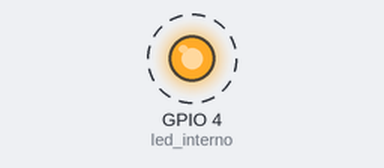
Simulated run of this program. Board: ESP32 board running MicroPython. On the bench: output pins drawn as LEDs (lit = HIGH). Dashed ring = blinking.

Above: at 0.5 s.
Timing chart, 0 to 4.6 s (numbered marks = the images above):
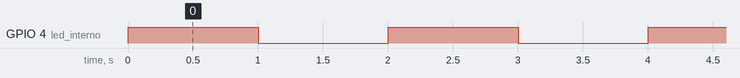

Measured:
- by itself, GPIO 4 (led_interno): alternates HIGH for 1.0 s and LOW for 1.0 s

The program:

28bombillo_110v_9w.py
```python
from machine import Pin
import utime

#en la esp32 normal el led interno es el Numero 2 en la esp y la w es el 1
led_interno=Pin(4,Pin.OUT)

while True:
    led_interno.value(1)
    utime.sleep(1)
    led_interno.value(0)
    utime.sleep(1)
```
